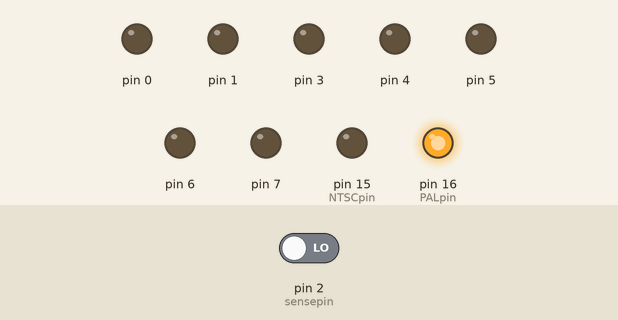
Recording of a sketch running on a simulated Arduino Uno, built with avr-gcc and run on an emulated ATmega328P. Parts: output pins drawn as LEDs (lit = HIGH). The test bench sets the inputs (shaded band); at power-on: pin 2 (sensepin) LOW.

Above: at 1.2 s.
1.3 s: pin 2 (sensepin) driven HIGH
At 2.5 s:
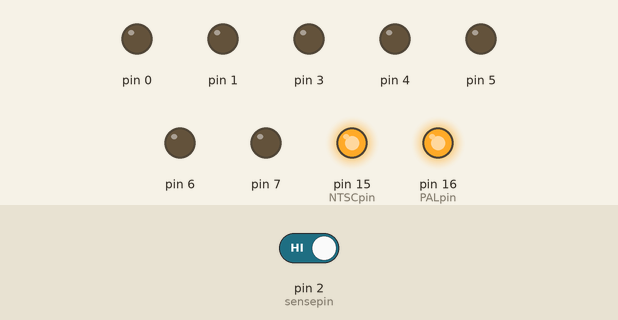
2.8 s: pin 2 (sensepin) driven LOW
Timing chart, 0 to 5.8 s (numbered marks = the images above; inputs shaded):
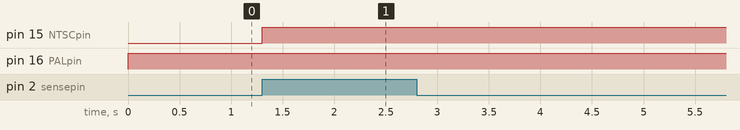

The sketch:

PSXTAL-L_V1.01.ino
```cpp
/*                                          ,----,                ,--,                ,--,
,-.----.                                  ,/   .`|             ,---.'|             ,---.'|
\    /  \    .--.--.   ,--,     ,--,    ,`   .'  : ,---,       |   | :             |   | :
|   :    \  /  /    '. |'. \   / .`|  ;    ;     /'  .' \      :   : |             :   : |
|   |  .\ :|  :  /`. / ; \ `\ /' / ;.'___,/    ,'/  ;    '.    |   ' :       ,---,.|   ' :
.   :  |: |;  |  |--`  `. \  /  / .'|    :     |:  :       \   ;   ; '     ,'  .' |;   ; '
|   |   \ :|  :  ;_     \  \/  / ./ ;    |.';  ;:  |   /\   \  '   | |__ ,---.'   ,'   | |__
|   : .   / \  \    `.   \  \.'  /  `----'  |  ||  :  ' ;.   : |   | :.'||   |    ||   | :.'|
;   | |`-'   `----.   \   \  ;  ;       '   :  ;|  |  ;/  \   \'   :    ;:   :  .' '   :    ;
|   | ;      __ \  \  |  / \  \  \      |   |  ''  :  | \  \ ,'|   |  ./ :   |.'   |   |  ./
:   ' |     /  /`--'  / ;  /\  \  \     '   :  ||  |  '  '--'  ;   : ;   `---'     ;   : ;
:   : :    '--'.     /./__;  \  ;  \    ;   |.' |  :  :        |   ,/              |   ,/
|   | :      `--'---' |   : / \  \  ;   '---'   |  | ,'        '---'               '---'
`---'.|               ;   |/   \  ' |           `--''
  `---`               `---'     `--`
  NTSC / PAL wireless mode change (Automatic dual frequency selector)
  This version is for PSX models using XTALS, not later models with a clock synth
  Origional work by VajskiDs Consoles
  PSXTAL dual PCB Version!

  Lightened version of VajSkids PSXTAL project to remove IGR for Xstation while retaining full auto region switching functionality.
  A stepping stone for my compined video region switching and modchip project.
*/


#define sensepin 2                       // D2 DETECTS REGION OF GAME FOR VIDEOMODE
#define NTSCpin 15                          // NTSC XTAL pin to PSXTAL PCB (A1)
#define PALpin 16                           // PAL XTAL  pin to PSXTAL PCB (A2)
int counter = 0;
String NTSC_MODE = "LAUNCH";


void setup() {

  DDRD = 0xFF;    // clear every port / pin and pull them all low as outputs temporarily  (The Port D stuff is especially important for videomode sensing to work)
  PORTD = 0x00;   // any pins requiring different states are set up just after this,
  pinMode (sensepin, INPUT);

}


void NTSC() {

  pinMode (PALpin, INPUT);
  pinMode (NTSCpin, OUTPUT);
  digitalWrite (NTSCpin, 1);
  NTSC_MODE = "TRUE";

}


void PAL() {

  pinMode (NTSCpin, INPUT);
  pinMode (PALpin, OUTPUT);
  digitalWrite (PALpin, 1);
  NTSC_MODE = "FALSE";

}


void checkvideomode() {


  if (PIND == 0x4 && NTSC_MODE == "FALSE" || PIND == 0x4 && NTSC_MODE == "LAUNCH") { //digital read on sensepin causes video interference each read, using port status instead.
    NTSC();

  }


  if (PIND == 0x00 && NTSC_MODE == "TRUE" || PIND ==  0x00 && NTSC_MODE == "LAUNCH") {

    PAL();

  }

}

void loop() {

  checkvideomode();

}
```

Measured:
- after the input at 1.3 s, pin 15 (NTSCpin): LOW → HIGH at once
